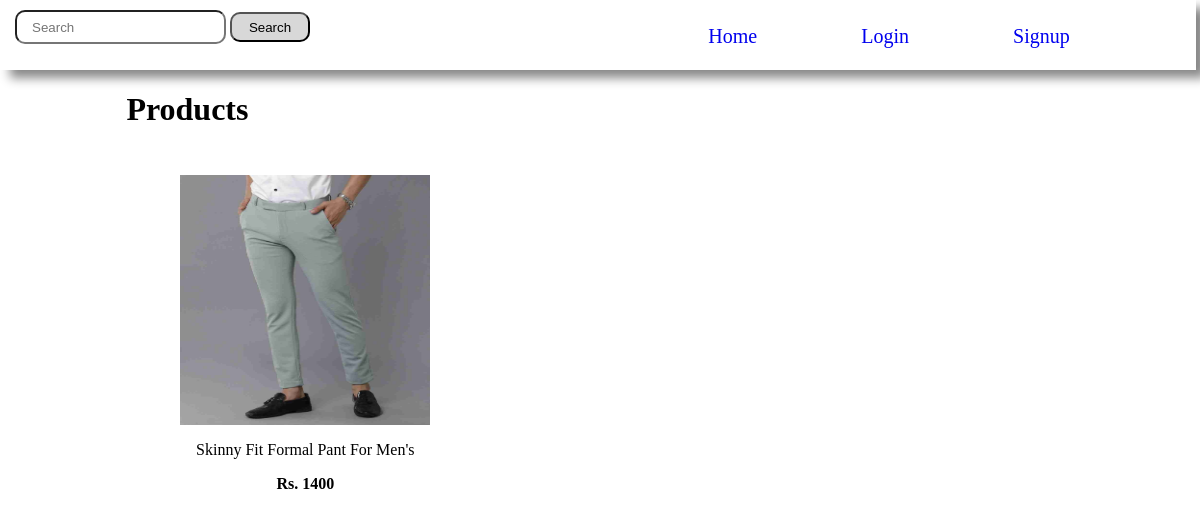
The app's page /, older data.
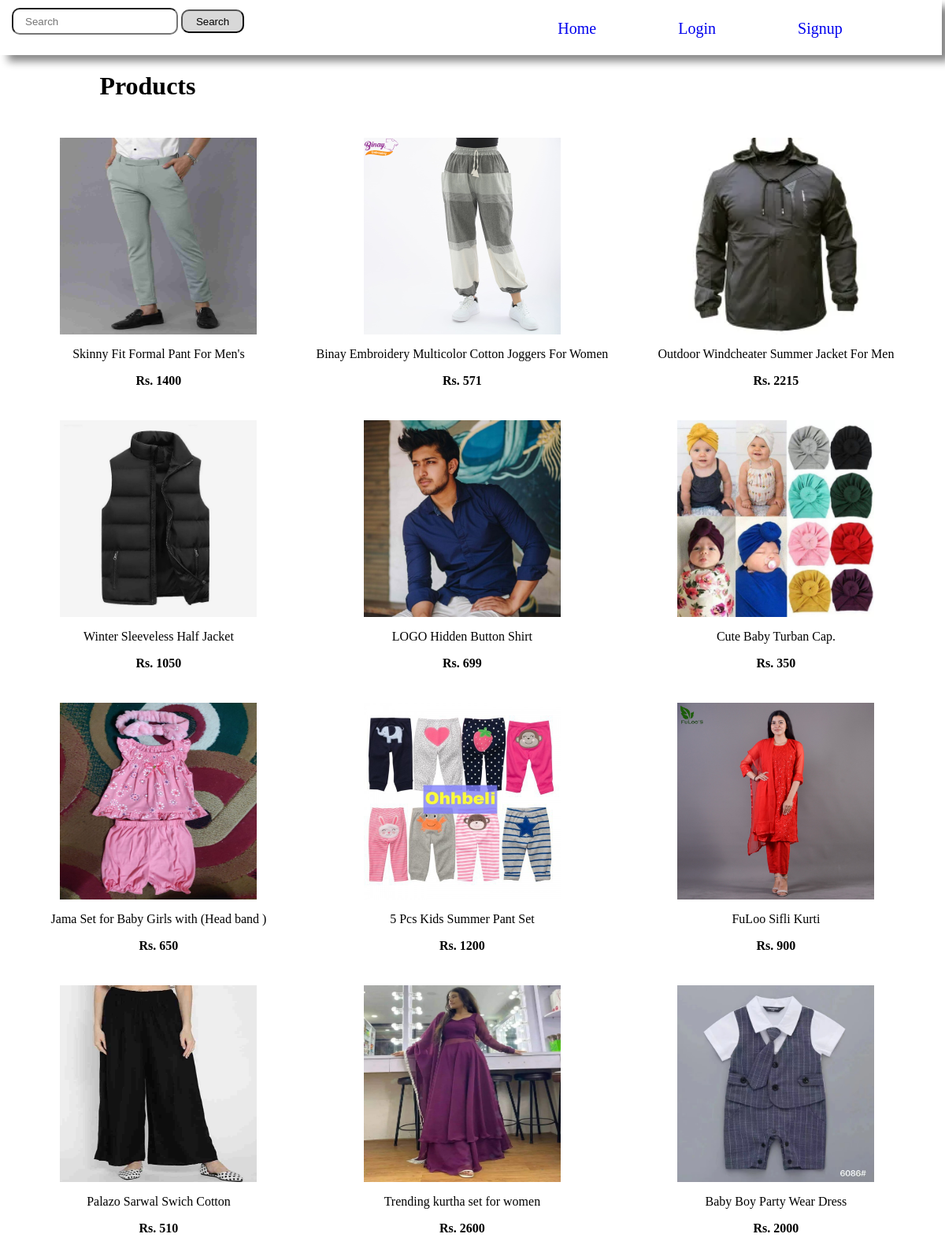
The same page, newer data.
### product/models.py (models this page shows, shortened)
class Product(models.Model):
    product_name = models.CharField(max_length = 150)
    product_description = models.TextField()
    product_img = models.ImageField(upload_to = "products/", default = None)
    price = models.CharField(max_length = 20)
    quantity  = models.IntegerField()
    category = models.ForeignKey(Category, on_delete = models.CASCADE)

### product/views.py (the view)
# urls.py: 2. Add a URL to urlpatterns:  path('', views.home, name='home')
def home(request):
    products = Product.objects.all()
    return render(request, 'home.html', {'products': products})

### product/templates/home.html
{% extends 'include.html' %} {% block content %}
<div class="products">
  <h1 style="margin-left: 10%">Products</h1>
  <div class="productlist">
    {% for product in products %}
    <div class="produsts">
      <a
        href="{% url 'product' product.id %}"
        style="text-decoration: none; color: black; cursor: pointer"
      >
        <img
          class="product-image"
          src="{{product.product_img.url}}"
          alt="product"
        />
      </a>
      <p class="product-title">{{ product.product_name }}</p>
      <p class="product-price">Rs. {{product.price}}</p>
    </div>
    {% endfor %}
  </div>
</div>
{% endblock %}

### user/templates/include.html (shortened to what this page needs)
{% load static %}
<html>
  <head>
    <link rel="stylesheet" href="{% static 'style.css' %}" />
  </head>
  <body>
    <div class="navbar">
      <div
        class="search"
        style="display: grid; grid-template-columns: auto auto"
      >
        <div>
          <form method="GET" action="{% url 'search' %}">
            <input name="query" type="search" placeholder="Search" />
            <button type="submit">Search</button>
          </form>
        </div>
      </div>
      <div class="option" style="margin-left: 50px">
        <a
          href="{% url 'home' %}"
          style="text-decoration: none; font-size: 20px"
          ><div id="home-btn">Home</div></a
        >
        {% if user.is_authenticated%}{% if user.is_superuser %}<a
          href="{% url 'add-product' %}"
          style="text-decoration: none; font-size: 20px"
          ><div>Add product</div></a
        ><a
          href="{% url 'admin-order' %}"
          style="text-decoration: none; font-size: 20px"
          ><div>Order</div></a
        ><a
          href="{% url 'logout' %}"
          style="text-decoration: none; font-size: 20px"
          ><div>logout</div></a
        >
        {% else %}
        <a
          href="{% url 'cart' %}"
          style="text-decoration: none; font-size: 20px"
          ><div>Cart</div></a
        >
        <a
          href="{% url 'order' %}"
          style="text-decoration: none; font-size: 20px"
          ><div>Order</div></a
        >
        <a
          href="{% url 'logout' %}"
          style="text-decoration: none; font-size: 20px"
          ><div>logout</div></a
        >
        {% endif %} {% else %}
        <a
          href="{% url 'login'  %}"
          style="text-decoration: none; font-size: 20px"
          ><div>Login</div></a
        >
        <a
          href="{% url 'signup' %}"
          style="text-decoration: none; font-size: 20px"
          ><div>Signup</div></a
        >
        {% endif %}
      </div>
    </div>
     {% block content %}{%endblock%}
  </body>
</html>

### user/static/style.css (style rules this page uses)
.navbar { height: 60px; width: 101%; background: rgb(255, 255, 255); display: grid; margin-top: -8px; margin-left: -8px; padding-top: 10px; grid-template-columns: auto auto; box-shadow: 10px 8px 10px #888888; overflow-y: hidden; }
.option { display: grid; grid-template-columns: auto auto auto auto; }
.option div { padding: 15px; text-align: center; border-top-left-radius: 15px; border-top-right-radius: 15px; }
.search input { border-radius: 10px; height: 20px; padding: 15px; margin-left: 15px; }
.search button, .login-form button { text-align: center; cursor: pointer; height: 30px; width: 80px; border-radius: 10px; background-color: #d8d8d8; }
.productlist { display: grid; grid-template-columns: auto auto auto; text-align: center; padding: 25px; }
.produsts { margin-bottom: 25px; }
.product-title { font-weight: 200; }
.product-price { font-weight: bold; }
.product-image { height: 250px; width: 250px; }

Row changes from the older to the newer data that the page shows:
added Product: product_img (picture), product_name "Binay Embroidery Multicolor Cotton Joggers For Women", price "571"
added Product: product_img (picture), product_name "Outdoor Windcheater Summer Jacket For Men", price "2215"
added Product: product_img (picture), product_name "Winter Sleeveless Half Jacket", price "1050"
added Product: product_img (picture), product_name "LOGO Hidden Button Shirt", price "699"
added Product: product_img (picture), product_name "Cute Baby Turban Cap.", price "350"
added Product: product_img (picture), product_name "Jama Set for Baby Girls with (Head band )", price "650"
added Product: product_img (picture), product_name "5 Pcs Kids Summer Pant Set", price "1200"
added Product: product_img (picture), product_name "FuLoo Sifli Kurti", price "900"
added Product: product_img (picture), product_name "Palazo Sarwal Swich Cotton", price "510"
added Product: product_img (picture), product_name "Trending kurtha set for women", price "2600"
added Product: product_img (picture), product_name "Baby Boy Party Wear Dress", price "2000"
